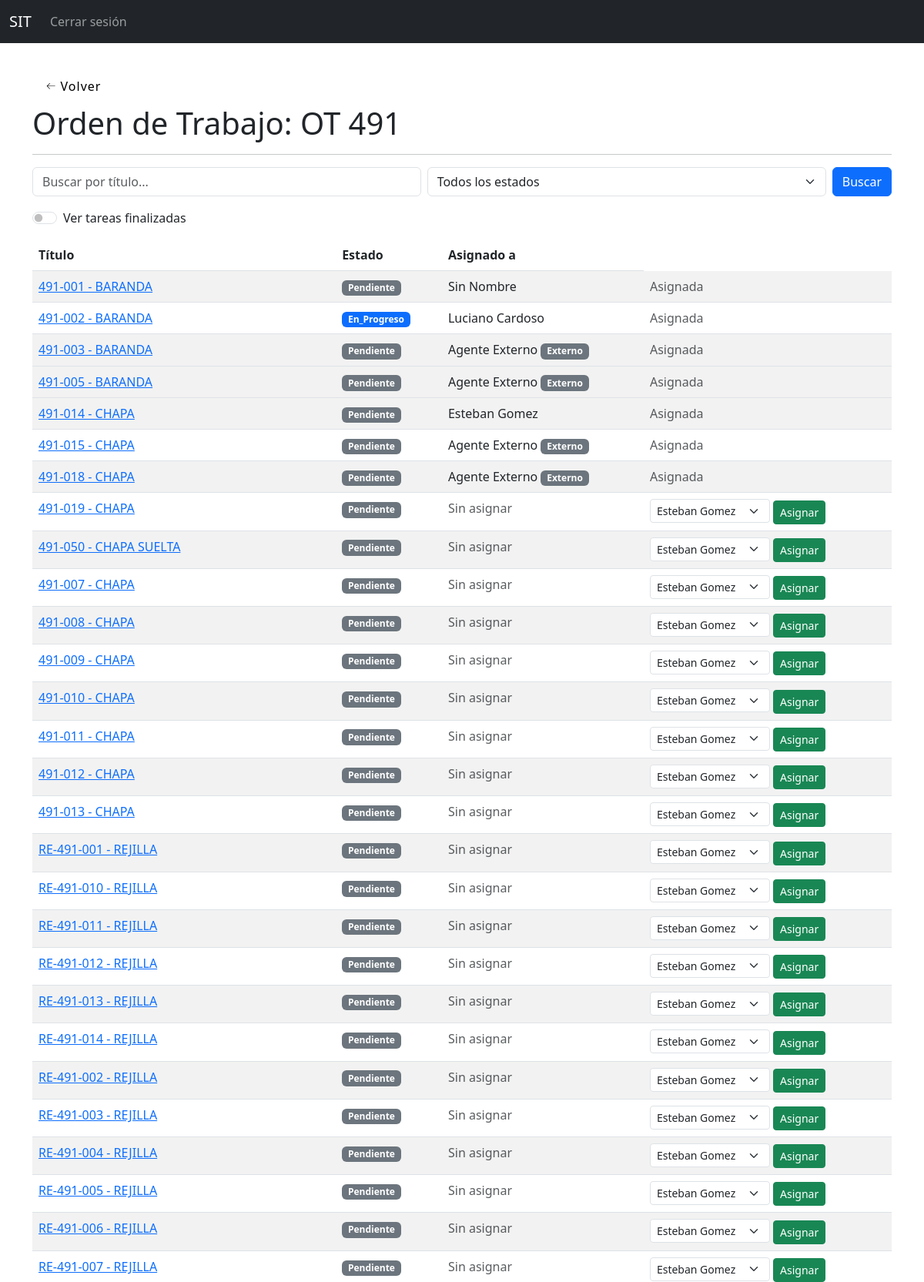
Page /ordenes/28/ (signed in, upper part) on the committed database.
### tareas_app/models.py (models this page shows, shortened)
class OrdenDeTrabajo(models.Model):
    nombre = models.CharField(max_length=200)
    descripcion = models.TextField(blank=True)
    archivo_excel = models.FileField(upload_to='ordenes_excel/', blank=True, null=True)
    fecha_creacion = models.DateTimeField(auto_now_add=True)
    creada_por = models.ForeignKey(Empleado, null=True, blank=True, on_delete=models.SET_NULL)
    finalizada = models.BooleanField(default=False)

class Tarea(models.Model):
    titulo = models.CharField(max_length=100)
    sector = models.CharField(max_length=30, choices=SECTOR, default='pendiente')
    descripcion = models.TextField()
    asignado_a = models.ForeignKey(Empleado, on_delete=models.SET_NULL, null=True, blank=True, related_name="tareas_asignadas")
    creada_por = models.ForeignKey(Empleado, null=True, blank=True, on_delete=models.SET_NULL)
    fecha_creacion = models.DateTimeField(auto_now_add=True)
    plano = models.ImageField(upload_to='planos/', null=True, blank=True)
    estado = models.CharField(max_length=20, choices=ESTADOS, default='pendiente')
    orden = models.ForeignKey(OrdenDeTrabajo, related_name='tareas', on_delete=models.CASCADE, null=True, blank=True)
    estructura = models.CharField(max_length=100, blank=True)
    plano_codigo = models.CharField(max_length=50, blank=True)
    posicion = models.CharField(max_length=50, blank=True)
    denominacion = models.CharField(max_length=100, blank=True)
    cantidad = models.IntegerField(null=True, blank=True)
    peso_unitario = models.FloatField(null=True, blank=True)
    peso_total = models.FloatField(null=True, blank=True)
    agente_externo = models.ForeignKey(AgenteExterno, null=True, blank=True, on_delete=models.SET_NULL)
    operarios = models.ManyToManyField(Empleado, related_name='tareas_operadas', blank=True)
    pdf_url = models.URLField(blank=True, null=True)

class Empleado(models.Model):
    usuario = models.OneToOneField(User, on_delete=models.CASCADE, null=True, blank=True)
    nombre = models.CharField(max_length=100)
    perfil = models.CharField(max_length=50, choices=PERFILES)
    es_externo = models.BooleanField(default=False)
    @property
    def nombre_completo(self):
        if self.usuario and (self.usuario.first_name or self.usuario.last_name):
            return f"{self.usuario.first_name} {self.usuario.last_name}".strip()
        return self.nombre

class AgenteExterno(models.Model):
    empresa = models.CharField(max_length=100, blank=True, null=True)

### tareas_app/views.py (the view, shortened to what this page needs)
# urls.py: path('ordenes/<int:orden_id>/', views.detalle_orden_trabajo, name='detalle_orden_trabajo'),
@login_required
def detalle_orden_trabajo(request, orden_id):
    orden = get_object_or_404(OrdenDeTrabajo, id=orden_id)
    empleado = Empleado.objects.get(usuario=request.user)
    tipo = None
    if not puede_ver_avances(empleado):
        return HttpResponseForbidden("No tenés acceso a esta orden.")
    if request.method == 'POST' and puede_asignar(empleado):
        tarea_id = request.POST.get('tarea_id')
        tipo = request.POST.get('tipo_asignacion')
        tarea = get_object_or_404(orden.tareas, id=tarea_id)
    tareas = orden.tareas.all()
    if empleado.perfil == 'calidad':
        tareas = tareas.filter(estado='en_revision')
    if empleado.perfil == 'despacho':
        tareas = tareas.filter(estado='lista_para_despachar')
    busqueda = request.GET.get('q', '')
    if busqueda:
        tareas = tareas.filter(titulo__icontains=busqueda)
    estado = request.GET.get('estado', '')
    if estado:
        tareas = tareas.filter(estado=estado)
    paginator = Paginator(tareas, 100)
    page_number = request.GET.get('page')
    page_obj = paginator.get_page(page_number)
    operarios = Empleado.objects.filter(perfil__in=['armador', 'soldador',])
    agentes_externos = AgenteExterno.objects.filter()
    es_admin = empleado.perfil == 'administrador'
    es_produccion = empleado.perfil == 'produccion'
    puede_asignar_valor = es_admin or es_produccion
    return render(request, 'tareas/detalle_orden_trabajo.html', {
        'orden': orden,
        'tareas': page_obj,
        'operarios': operarios,
        'perfil_usuario': empleado.perfil,
        'busqueda': busqueda,
        'estado_seleccionado': estado,
        'puede_asignar': puede_asignar_valor,
        'agentes_externos': agentes_externos,
    })

### tareas_app/views.py (called while the page is built)
def puede_ver_avances(empleado):
    return empleado.perfil in ['administrador', 'ppc', 'produccion', 'calidad', 'despacho', 'ingenieria', 'rrhh']

### templates/tareas/detalle_orden_trabajo.html (shortened to what this page needs)
{% extends "base.html" %}
{% block content %}
<button class="back-button" onclick="history.back()">
  <span>Volver</span>
</button>
<h1>Orden de Trabajo: {{ orden.nombre }}</h1>
<hr>
<form method="get" class="d-flex mb-3">
    <input type="text" name="q" placeholder="Buscar por título..." class="form-control me-2" value="{{ busqueda }}">
    <select name="estado" class="form-select me-2" onchange="this.form.submit()">
        <option value="">Todos los estados</option>
    </select>
    <button type="submit" class="btn btn-primary">Buscar</button>
</form>
    <div class="form-check form-switch mb-3">
  <input class="form-check-input" type="checkbox" id="toggleFinalizadas">
  <label class="form-check-label" for="toggleFinalizadas">Ver tareas finalizadas</label>
</div>
<table class="table table-striped">
    <thead>
        <tr>
            <th>Título</th>
            <th>Estado</th>
            <th>Asignado a</th>
        </tr>
    </thead>
    <tbody>
        {% for tarea in tareas %}
        <tr class="{% if tarea.estado == 'finalizada' %}fila-finalizada{% endif %}" style="{% if tarea.estado == 'finalizada' %}display: none;{% endif %}">
            <td>
                <a href="{% url 'detalle_tarea' tarea.id %}">
                {{ tarea.titulo }}
                </a>
            </td>
            <td>
                <span class="badge
                    {% if tarea.estado == 'pendiente' %} bg-secondary
                    {% elif tarea.estado == 'en_progreso' %} bg-primary
                    {% elif tarea.estado == 'en_revision' %} bg-warning
                    {% elif tarea.estado == 'lista_para_pintar' %} bg-primary
                    {% elif tarea.estado == 'lista_para_despachar' %} bg-primary
                    {% elif tarea.estado == 'galvanizado' %} bg-warning
                    {% elif tarea.estado == 'finalizada' %} bg-success
                    {% elif tarea.estado == 'rechazado' %} bg-danger
                    {% endif %}">
                    {{ tarea.estado|title }}
                </span>
            </td>
            <td>
{% if tarea.asignado_a %}
    {{ tarea.asignado_a.nombre_completo }}
{% elif tarea.agente_externo %}
    {{ tarea.agente_externo.empresa }} <span class="badge bg-secondary">Externo</span>
{% else %}
    <span class="text-muted">Sin asignar</span>
{% endif %}
            </td>
            {% if puede_asignar %}
            <td>
            {% if not tarea.asignado_a and not tarea.agente_externo %}
<form method="post" style="display:inline;">
  <select name="asignado_id" id="asignado_id{{ tarea.id }}"
          class="form-select form-select-sm d-inline w-auto"
          onchange="checkTercerizado(this, '{{ tarea.id }}')">
      {% for operario in operarios %}
        <option value="{{ operario.id }}" {% if tarea.asignado_a == operario %}selected{% endif %}>
          {{ operario.nombre_completo }}
        </option>
      {% endfor %}
  </select>
  <button type="submit" class="btn btn-sm btn-success">Asignar</button>
</form>
            {% else %}
              <span class="text-muted">Asignada</span>
            {% endif %}
            </td>
            {% endif %}
        </tr>
        {% empty %}
        <tr>
            <td colspan="5">No hay tareas para mostrar.</td>
        </tr>
        {% endfor %}
    </tbody>
</table>
{% endblock %}

### templates/base.html (style rules this page uses)
.back-button { display: flex; height: 3em; width: 100px; align-items: center; justify-content: center; background-color: #eeeeee4b; border-radius: 3px; letter-spacing: 1px; transition: all 0.2s linear; cursor: pointer; border: none; background: #fff; }
button > svg { margin-right: 5px; margin-left: 5px; font-size: 20px; transition: all 0.4s ease-in; }

### rows in the picture
OrdenDeTrabajo: nombre "OT 491"
Tarea: titulo "491-001 - BARANDA", estado "Pendiente", asignado_a.nombre_completo "Sin Nombre", shows "Asignada"
Tarea: titulo "491-002 - BARANDA", estado "En_Progreso", asignado_a.nombre_completo "Luciano Cardoso", shows "Asignada"
Tarea: titulo "491-003 - BARANDA", estado "Pendiente", agente_externo.empresa "Agente Externo", shows "Asignada"
Tarea: titulo "491-005 - BARANDA", estado "Pendiente", agente_externo.empresa "Agente Externo", shows "Asignada"
Tarea: titulo "491-014 - CHAPA", estado "Pendiente", asignado_a.nombre_completo "Esteban Gomez", shows "Asignada"
Tarea: titulo "491-015 - CHAPA", estado "Pendiente", agente_externo.empresa "Agente Externo", shows "Asignada"
Tarea: titulo "491-018 - CHAPA", estado "Pendiente", agente_externo.empresa "Agente Externo", shows "Asignada"
Tarea: titulo "491-019 - CHAPA", estado "Pendiente", shows "Sin asignar"
Tarea: titulo "491-050 - CHAPA SUELTA", estado "Pendiente", shows "Sin asignar"
Tarea: titulo "491-007 - CHAPA", estado "Pendiente", shows "Sin asignar"
Tarea: titulo "491-008 - CHAPA", estado "Pendiente", shows "Sin asignar"
Tarea: titulo "491-009 - CHAPA", estado "Pendiente", shows "Sin asignar"
Tarea: titulo "491-010 - CHAPA", estado "Pendiente", shows "Sin asignar"
Tarea: titulo "491-011 - CHAPA", estado "Pendiente", shows "Sin asignar"
Tarea: titulo "491-012 - CHAPA", estado "Pendiente", shows "Sin asignar"
Tarea: titulo "491-013 - CHAPA", estado "Pendiente", shows "Sin asignar"
Tarea: titulo "RE-491-001 - REJILLA", estado "Pendiente", shows "Sin asignar"
Tarea: titulo "RE-491-010 - REJILLA", estado "Pendiente", shows "Sin asignar"
Tarea: titulo "RE-491-011 - REJILLA", estado "Pendiente", shows "Sin asignar"
Tarea: titulo "RE-491-012 - REJILLA", estado "Pendiente", shows "Sin asignar"
Tarea: titulo "RE-491-013 - REJILLA", estado "Pendiente", shows "Sin asignar"
Tarea: titulo "RE-491-014 - REJILLA", estado "Pendiente", shows "Sin asignar"
Tarea: titulo "RE-491-002 - REJILLA", estado "Pendiente", shows "Sin asignar"
Tarea: titulo "RE-491-003 - REJILLA", estado "Pendiente", shows "Sin asignar"
Tarea: titulo "RE-491-004 - REJILLA", estado "Pendiente", shows "Sin asignar"
Tarea: titulo "RE-491-005 - REJILLA", estado "Pendiente", shows "Sin asignar"
Tarea: titulo "RE-491-006 - REJILLA", estado "Pendiente", shows "Sin asignar"
Tarea: titulo "RE-491-007 - REJILLA", estado "Pendiente", shows "Sin asignar"

### other values in the picture
form field asignado_id "Esteban Gomez"
